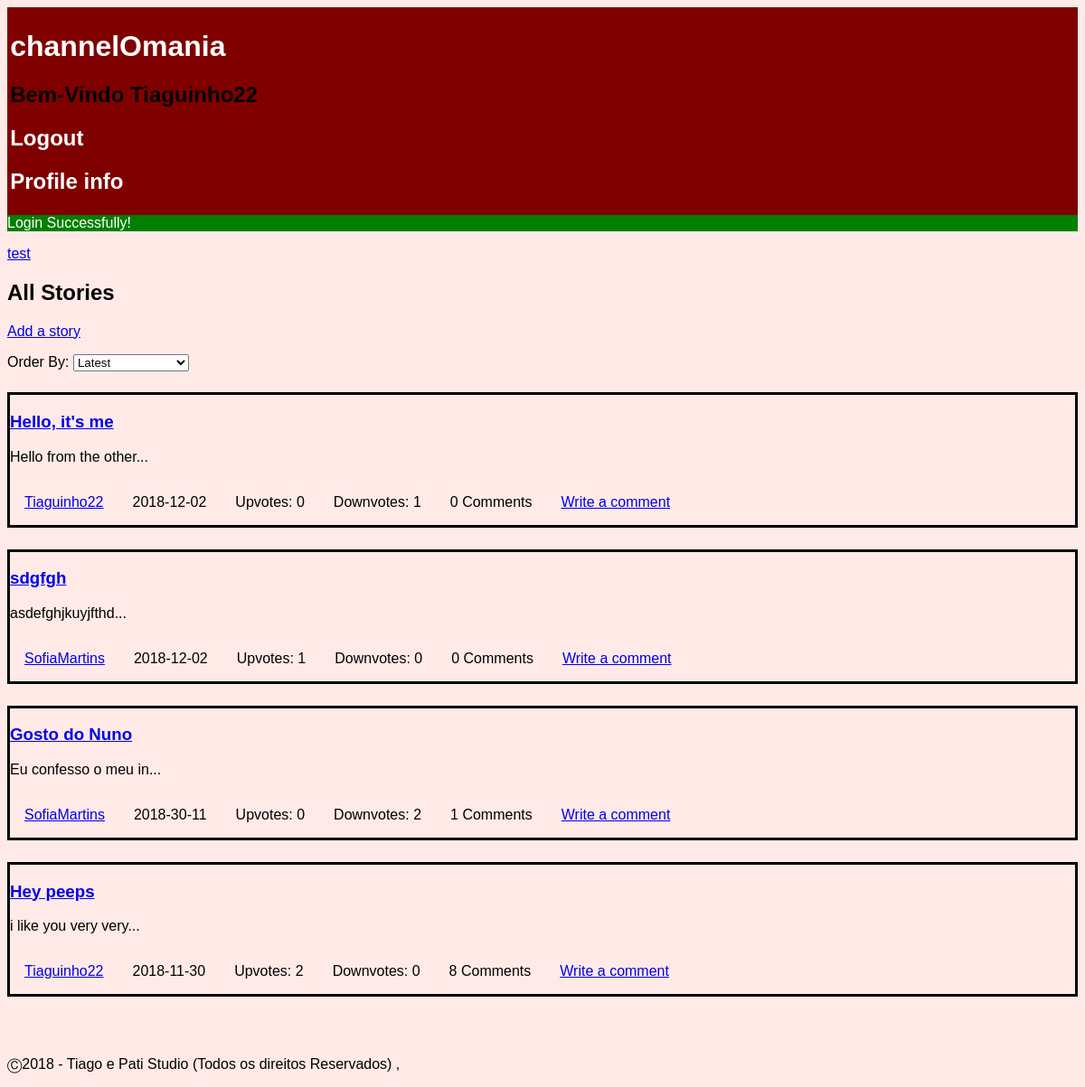
The app's page /pages/mainpage.php (signed in) with its own data.
### tables this page shows
CREATE TABLE 'channel'
(
	'ID' INTEGER NOT NULL PRIMARY KEY,
	'name' TEXT NOT NULL,
	'coverImage' TEXT NULL,
	'author' INTEGER NOT NULL,
	CONSTRAINT 'FK_author' FOREIGN KEY ('author') REFERENCES 'user' ('ID') ON DELETE No Action ON UPDATE No Action
);

CREATE TABLE 'story'
(
	'storyID' INTEGER NOT NULL PRIMARY KEY,
	'title' TEXT NOT NULL,
	'content' TEXT NOT NULL,
	'upvotes' INTEGER NOT NULL DEFAULT 0,
	'downvotes' INTEGER NOT NULL DEFAULT 0,
	'author' INTEGER NOT NULL,
	'date' TEXT NOT NULL,
	'channel' INTEGER NOT NULL,
	CONSTRAINT 'FK_author' FOREIGN KEY ('author') REFERENCES 'user' ('ID') ON DELETE No Action ON UPDATE No Action,
	CONSTRAINT 'FK_story_channel' FOREIGN KEY ('channel') REFERENCES 'channel' ('ID') ON DELETE No Action ON UPDATE No Action
);

CREATE TABLE 'user'
(
	'ID' INTEGER NOT NULL PRIMARY KEY AUTOINCREMENT,
	'username' TEXT NOT NULL,
	'email' TEXT NOT NULL,
	'password' TEXT NOT NULL,
	'birth' TEXT ,
	'profilePic' TEXT,
	CONSTRAINT 'username' UNIQUE ('username')
);

### pages/mainpage.php (called while the page is built, shortened)
<?php
  include_once('../database/db_list.php');
  include_once('../templates/tpl_common.php');
  include_once('../templates/tpl_mainpage.php');
  draw_header();
  $storyInfo = listStory('');
  draw_mainpage($storyInfo);
  draw_footer();
?>

### database/db_list.php (called while the page is built, shortened)
<?php
function listStory($sort) {
  switch($sort){
    default:
      $order = 'storyID DESC';
      break;
  }
  $db = Database::instance()->db();
  $stmt = $db->prepare('SELECT *,(SELECT COUNT(*) FROM comment WHERE comment.story == storyID) AS n_comments FROM story INNER JOIN user ON user.ID == story.author ORDER BY '.$order);
  $stmt->execute();
  return $stmt->fetchAll();
}
function listChannel() {
  $db = Database::instance()->db();
  $stmt = $db->prepare('SELECT * FROM channel');
  $stmt->execute();
  return $stmt->fetchAll();
}
?>

### templates/tpl_mainpage.php (the view)
<?php include_once('../templates/tpl_story.php'); ?>
<?php function draw_mainpage($storyInfo) { ?>
  <?php $channels = listChannel(); ?>
  <?php foreach($channels as $channel) { ?>
    <p><a href = "../pages/channel.php?channelId=<?php echo($channel['ID']); ?>" ><?php echo($channel['name']); ?></a></p>
  <?php } ?>
  <h2>All Stories</h2>
  <p><a href = "../pages/new_story.php" >Add a story</a></p>
  <?php draw_story_list($storyInfo); ?>
<?php } ?>
<?php function draw_story_list_item($story) { ?>
  <section id="story_preview">
    <h3><a href = "../pages/story.php?storyId=<?php echo($story['storyID']); ?>" ><?php echo($story['title']); ?></a></h3>
    <p><?php echo(substr($story['content'],0,20)); ?>...</p>
    <?php draw_story_info($story); ?>
  </section>
<?php } ?>
<?php function draw_story_info($story) { ?>
  <ul>
    <li><a href="../pages/profile.php?userId=<?php echo($story['author']); ?>"><?php echo($story['username']); ?></a></li>
    <li><?php echo($story['date']); ?></li>
    <li class="nUpVote" data-id="<?php echo($story['storyID']); ?>">Upvotes: <?php echo($story['upvotes']); ?></li>
    <li class="nDownVote" data-id="<?php echo($story['storyID']); ?>">Downvotes: <?php echo($story['downvotes']); ?></li>
    <li><?php echo($story['n_comments']); ?> Comments</li>
    <li><a href="../pages/new_comment.php?storyId=<?php echo($story['storyID']); ?>"> Write a comment</a></li>
  </ul>
<?php } ?>

### templates/tpl_common.php (shortened to what this page needs)
<?php function draw_header(){
?>
<!DOCTYPE html>
<html lang="en-US">
  <head>
    <link href="../css/style.css" rel="stylesheet">
  </head>
  <body>
    <header class="header">
      <h1><a href="mainpage.php">channelOmania</a></h1>
      <?php if(isset($_SESSION['username'])){ ?>
        <h2>Bem-Vindo <?php echo($_SESSION['username']) ?> </h2>
        <h2><a href="../actions/action_logout.php">Logout</a></h2>
        <h2><a href="../pages/profile.php">Profile info</a></h2>
      <?php } ?>
    </header>
    <?php if (isset($_SESSION['messages'])) {?>
      <section id="messages">
        <?php foreach($_SESSION['messages'] as $message) { ?>
          <div class="<?=$message['type']?>"><?=$message['content']?></div>
        <?php } ?>
      </section>
    <?php unset($_SESSION['messages']); } ?>
<?php } ?>
<?php function draw_footer(){
  ?>
  <footer>
    <p>	&#9400;2018 - Tiago e Pati Studio (Todos os direitos Reservados) ,</p>
  </footer>
</body>
</html>
<?php }
 ?>

### templates/tpl_story.php (shortened to what this page needs)
<?php include_once('../templates/tpl_mainpage.php'); ?>
<?php function draw_story_list($storyInfo) { ?>
  <p>Order By:
  <select id='orderSelector'>
    <option value="mRecent">Latest</option>
  </select></p>
  <section id="storyList">
  <?php foreach($storyInfo as $story) { ?>
    <?php draw_story_list_item($story); ?>
  <?php } ?>
  </section>
<?php } ?>

### css/style.css (style rules this page uses)
body { font-family: Helvetica; background-color: #FFEAE7; }
.header { background-color: #800000; padding: 0.2em; position: relative; }
.header a { color: white; font-family: Helvetica; text-decoration: none; }
#messages .success { background-color: green; color: white; }
#story_preview, #comment { margin-top: 2%; border-style: solid; }
footer { clear: left; padding-top: 50px; }
ul { display: flex; flex-wrap: wrap; flex-direction: row; padding: 0; margin: 0; }
li { text-align: center; list-style-type: none; padding: 1em; }

### records on screen
channel: name "test"
story: title "Hello, it's me", content "Hello from the other", author.username "Tiaguinho22", date "2018-12-02", upvotes "0", downvotes "1", n_comments "0"
story: title "sdgfgh", content "asdefghjkuyjfthd", author.username "SofiaMartins", date "2018-12-02", upvotes "1", downvotes "0", n_comments "0"
story: title "Gosto do Nuno", content "Eu confesso o meu in", author.username "SofiaMartins", date "2018-30-11", upvotes "0", downvotes "2", n_comments "1"
story: title "Hey peeps", content "i like you very very", author.username "Tiaguinho22", date "2018-11-30", upvotes "2", downvotes "0", n_comments "8"

### other values on screen
$_SESSION['username'] "Tiaguinho22"
$message['content'] "Login Successfully!"
